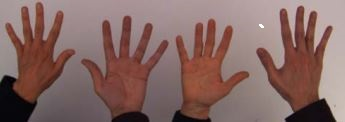
#> input picture introduccion/imagenes/manos.JPG, 345 x 122 px, found by its file name
$ python DeteccionObjetosBasico.py
#> lines starting #> are read from the running program, lines starting #| are printed output that depends on the picture; after the words box and inside, x2 and y2 are one past the last pixel; in counts of white or black regions, pixels touching at a corner belong together
#> further down, imagen is the input picture: shape (122, 345, 3); mean B, G, R 99.4, 103.6, 132.9
# -*- coding: utf-8 -*-
"""
@author: JaimesPita
"""


import cv2
import numpy as np

class DeteccionObjetosBasico:
    def __init__(self,imagen):
        self.imagen=imagen
        self.x=imagen.shape[0]
#> self.x = 122
        self.y=imagen.shape[1]
#> self.y = 345

    def clasificador_pixel(self):  #Realiza una clasificación  utilizando el descriptor del pixel
        self.imagen_bn=np.zeros_like(self.imagen,dtype=np.uint8)
        for x in range(imagen.shape[0]):
            for y in range(imagen.shape[1]):
                if ((fronteras['Bmin']<imagen[x,y,0]<fronteras['Bmax'])  and (fronteras['Gmin']<imagen[x,y,1]<fronteras['Gmax']) and (fronteras['Rmin']<imagen[x,y,2]<fronteras['Rmax'])):
                    self.imagen_bn[x,y,:]=255
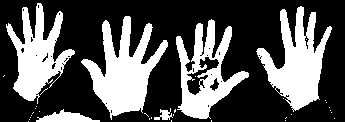
#> self.imagen_bn: shape (122, 345, 3); 33.8% white; 35 white regions (29 under 20 px), largest, box (x1, y1, x2, y2) and area: (81, 16, 168, 120) 3957, (256, 6, 332, 112) 3634, (6, 3, 75, 104) 3048, (176, 19, 249, 119) 3011, (36, 109, 100, 122) 430, (154, 108, 173, 120) 110
        self.mostrar_imagen()

    def mostrar_imagen(self):
        imagen=cv2.hconcat([self.imagen,self.imagen_bn])
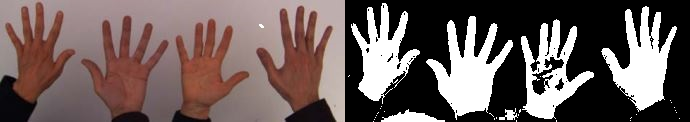
#> imagen: shape (122, 690, 3); mean B, G, R 92.9, 95, 109.6

        cv2.imshow('img',imagen)
        cv2.waitKey(0)

imagen=cv2.imread(".\imagenes\manos.jpg",1)
fronteras={'Bmin':30,'Bmax':90,'Gmin':30,'Gmax':90,'Rmin':80,'Rmax':145}
deteccion1=DeteccionObjetosBasico(imagen)
deteccion1.clasificador_pixel()
